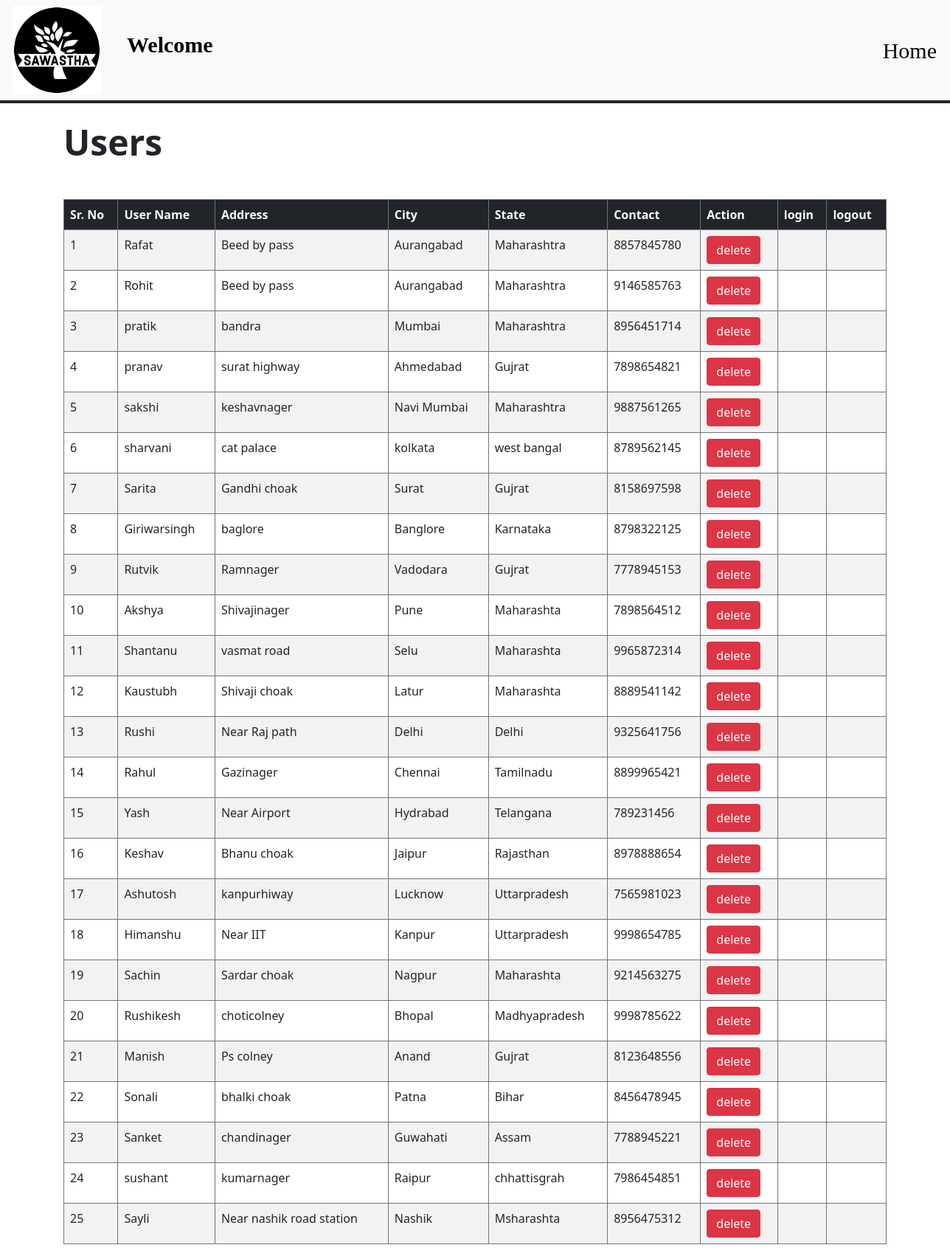
Screenshot of /admin/user.php with the database file from the repository.
### tables this page shows
CREATE TABLE
    `user_info`(
        `user_id` varchar(50),
        `username` varchar(50),
        `city` varchar(50),
        `address` varchar(50),
        `state` varchar(50),
        `phonenumber` varchar(50),
        `email` varchar(50)
    );

### admin/user.php (the view, shortened to what this page needs)
<?php
include '../Database/db.php';
?>
<!DOCTYPE html>
<html lang="en">
<head>
    <link rel="stylesheet" href="../css/bootstrap.min.css">
    <link rel="stylesheet" href="./css/user1.css">
</head>
<body>
    <?php
    include './partials/nav2.php'
    ?>
    <div class="container">
        <h1 class="display-5 fw-bold mt-4">Users</h1>
        <table id="myTable" class="table  table-striped table-bordered border-secondary table-hover border-4 mt-5">
            <thead class="tableHead bg-dark text-light">
                <tr>
                    <th>Sr. No</th>
                    <th>User Name</th>
                    <th>Address</th>
                    <th>City</th>
                    <th>State</th>
                    <th>Contact</th>
                    <th>Action</th>
                    <th>login</th>
                    <th>logout</th>
                </tr>
            </thead>
            <tbody>
                <?php
                $sql = "SELECT * FROM `user_info`";
                $result = mysqli_query($con, $sql);
                $sn = 0;
                while ($row = mysqli_fetch_assoc($result)) {
                    $sn = $sn + 1;
                    echo "<tr>
                        <td>" . $sn . "</td>
                        <td>" . $row['username'] . "</td>
                        <td>" . $row['address'] . "</td>
                        <td>" . $row['city'] . "</td>
                        <td>" . $row['state'] . "</td>
                        <td>" . $row['phonenumber'] . "</td>
                        <td><a class='btn btn-danger' href='delete_user.php?id=" . $row['user_id'] . "'>" . "delete" . "</a></td>
                        <td>" . $row['login'] . "</td>
                        <td>" . $row['logout'] . "</td>
                    </tr>";
                }
                ?>
            </tbody>
        </table>
    </div>
</body>

### rows the page displays
user_info: username "Rafat", address "Beed by pass", city "Aurangabad", state "Maharashtra", phonenumber "8857845780"
user_info: username "Rohit", address "Beed by pass", city "Aurangabad", state "Maharashtra", phonenumber "9146585763"
user_info: username "pratik", address "bandra", city "Mumbai", state "Maharashtra", phonenumber "8956451714"
user_info: username "pranav", address "surat highway", city "Ahmedabad", state "Gujrat", phonenumber "7898654821"
user_info: username "sakshi", address "keshavnager", city "Navi Mumbai", state "Maharashtra", phonenumber "9887561265"
user_info: username "sharvani", address "cat palace", city "kolkata", state "west bangal", phonenumber "8789562145"
user_info: username "Sarita", address "Gandhi choak", city "Surat", state "Gujrat", phonenumber "8158697598"
user_info: username "Giriwarsingh", address "baglore", city "Banglore", state "Karnataka", phonenumber "8798322125"
user_info: username "Rutvik", address "Ramnager", city "Vadodara", state "Gujrat", phonenumber "7778945153"
user_info: username "Akshya", address "Shivajinager", city "Pune", state "Maharashta", phonenumber "7898564512"
user_info: username "Shantanu", address "vasmat road", city "Selu", state "Maharashta", phonenumber "9965872314"
user_info: username "Kaustubh", address "Shivaji choak", city "Latur", state "Maharashta", phonenumber "8889541142"
user_info: username "Rushi", address "Near Raj path", city "Delhi", state "Delhi", phonenumber "9325641756"
user_info: username "Rahul", address "Gazinager", city "Chennai", state "Tamilnadu", phonenumber "8899965421"
user_info: username "Yash", address "Near Airport", city "Hydrabad", state "Telangana", phonenumber "789231456"
user_info: username "Keshav", address "Bhanu choak", city "Jaipur", state "Rajasthan", phonenumber "8978888654"
user_info: username "Ashutosh", address "kanpurhiway", city "Lucknow", state "Uttarpradesh", phonenumber "7565981023"
user_info: username "Himanshu", address "Near IIT", city "Kanpur", state "Uttarpradesh", phonenumber "9998654785"
user_info: username "Sachin", address "Sardar choak", city "Nagpur", state "Maharashta", phonenumber "9214563275"
user_info: username "Rushikesh", address "choticolney", city "Bhopal", state "Madhyapradesh", phonenumber "9998785622"
user_info: username "Manish", address "Ps colney", city "Anand", state "Gujrat", phonenumber "8123648556"
user_info: username "Sonali", address "bhalki choak", city "Patna", state "Bihar", phonenumber "8456478945"
user_info: username "Sanket", address "chandinager", city "Guwahati", state "Assam", phonenumber "7788945221"
user_info: username "sushant", address "kumarnager", city "Raipur", state "chhattisgrah", phonenumber "7986454851"
user_info: username "Sayli", address "Near nashik road station", city "Nashik", state "Msharashta", phonenumber "8956475312"
